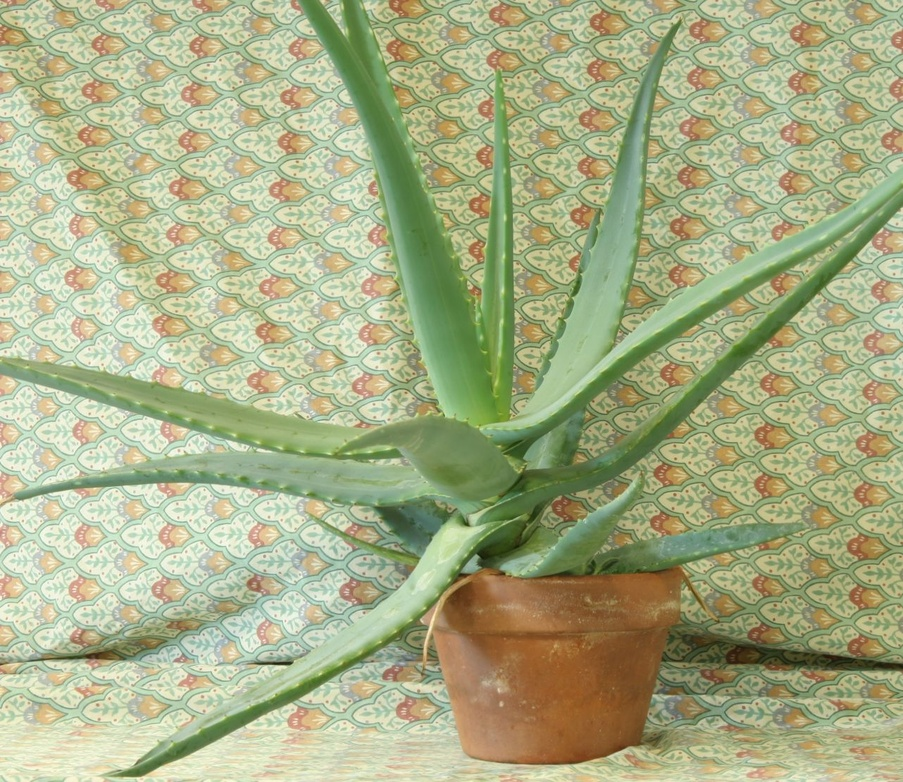
//> input picture histo/file.jpg, 903 x 782 px, shrunk from 1282 x 1110 before the run
$ ./test ../file.jpg   (built with g++ and OpenCV 4)
//> lines starting //> are read from the running program, lines starting //| are printed output that depends on the picture; after the words box and inside, x2 and y2 are one past the last pixel; in counts of white or black regions, pixels touching at a corner belong together
#include "opencv2/highgui/highgui.hpp"
#include "opencv2/imgproc/imgproc.hpp"
#include <iostream>

using namespace cv;
using namespace std;

Mat imHist(Mat hist, float scaleX=1, float scaleY=1){
  double maxVal=0;
  minMaxLoc(hist, 0, &maxVal, 0, 0);
  int rows = 64; //default height size
  int cols = hist.rows; //get the width size from the histogram
  Mat histImg = Mat::zeros(rows*scaleX, cols*scaleY, CV_8UC3);
  //for each bin
  for(int i=0;i<cols-1;i++) {
    float histValue = hist.at<float>(i,0);
    float nextValue = hist.at<float>(i+1,0);
    Point pt1 = Point(i*scaleX, rows*scaleY);
    Point pt2 = Point(i*scaleX+scaleX, rows*scaleY);
    Point pt3 = Point(i*scaleX+scaleX, (rows-nextValue*rows/maxVal)*scaleY);
    Point pt4 = Point(i*scaleX, (rows-nextValue*rows/maxVal)*scaleY);

    int numPts = 5;
    Point pts[] = {pt1, pt2, pt3, pt4, pt1};

    fillConvexPoly(histImg, pts, numPts, Scalar(255,255,255));
  }
  return histImg;
}

int main( int argc, char** argv ) {
  // check for supplied argument
  if( argc < 2 ) {
    cout << "Usage: loadimg <filename>\n" << endl;
    return 1;
  }

  // load the image, load the image in grayscale
  Mat img = imread( argv[1], CV_LOAD_IMAGE_COLOR );
//> img is the input picture: 782 rows x 903 cols, CV_8UC3; mean B, G, R 134.2, 174.2, 168

  // always check
  if( img.data == NULL ) {
    cout << "Cannot load file " << argv[1] << endl;
    return 1;
  }

  //Hold the histogram
  MatND hist;
  Mat histImg;
  int nbins = 256; // lets hold 256 levels
  int hsize[] = { nbins }; // just one dimension
  float range[] = { 0, 255 };
  const float *ranges[] = { range };
  int chnls[] = {0};

  // create colors channels
  vector<Mat> colors;
  split(img, colors);
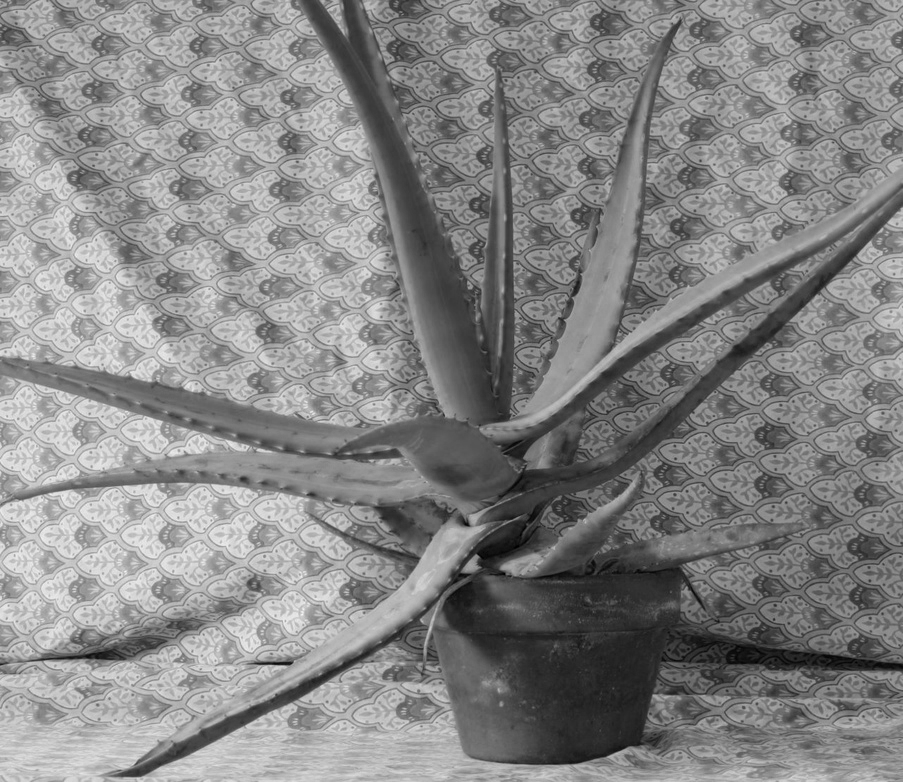
//> colors[0]: 782 rows x 903 cols, CV_8UC1; min 0, max 247, mean 134.2
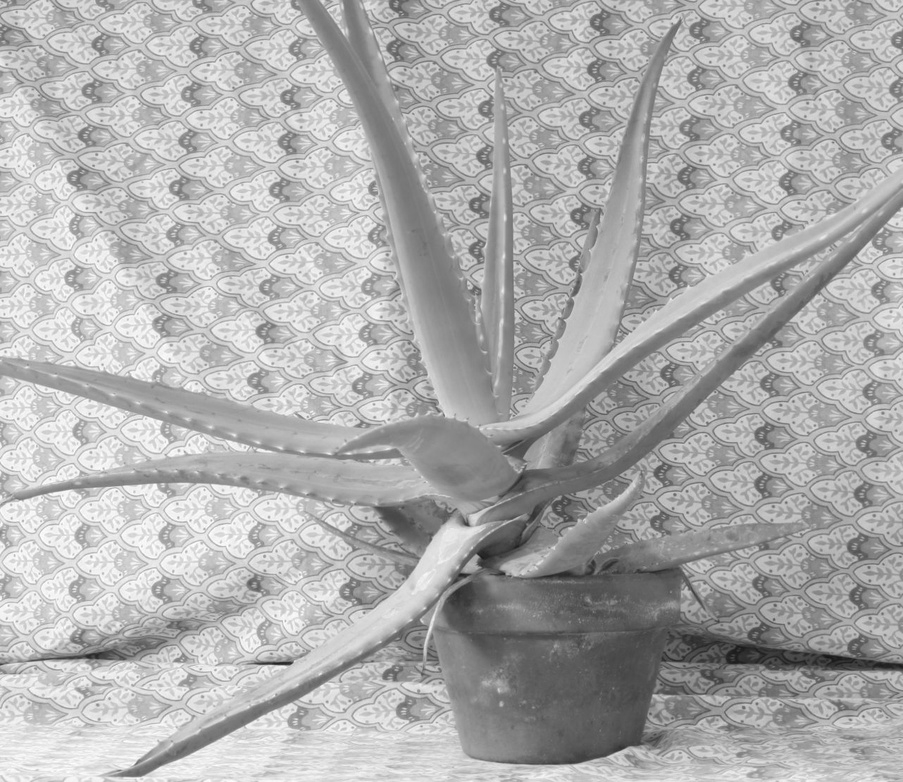
//> colors[1]: 782 rows x 903 cols, CV_8UC1; min 21, max 255, mean 174.2
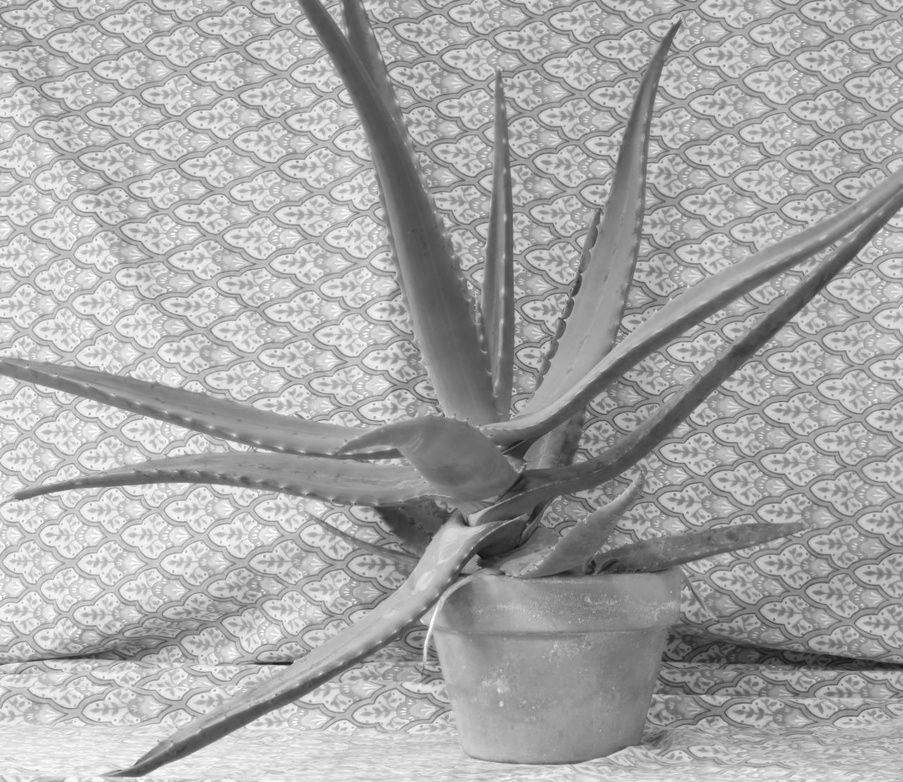
//> colors[2]: 782 rows x 903 cols, CV_8UC1; min 16, max 255, mean 168

  // compute for all colors
  calcHist(&colors[0], 1, chnls, Mat(), hist,1,hsize,ranges);
//> hist = 256 values, max 6534 at index 152, min 0 at index 240, mean 2758.4
  histImg = imHist(hist,3,3);
//> in imHist, `minMaxLoc(hist, 0, &maxVal, 0, 0);`: maxVal = 6534
//> the loop in imHist, `for(int i=0;i<cols-1;i++)` made 255 passes
//> (histValue, nextValue, pt3, pt4) on passes 1 to 3: (6, 2, Point(3, 191), Point(0, 191)), (2, 2, Point(6, 191), Point(3, 191)), (2, 6, Point(9, 191), Point(6, 191))
//> after the loop in imHist, `for(int i=0;i<cols-1;i++)`:
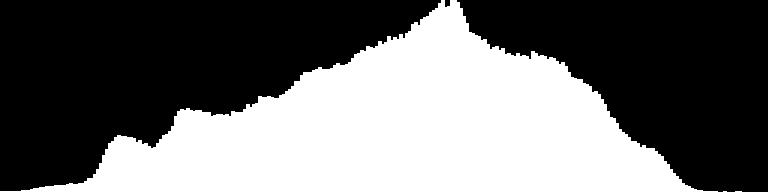
//> histImg: 192 rows x 768 cols, CV_8UC3; 42.7% white; 3 white regions (2 under 20 px), largest, box (x1, y1, x2, y2) and area: (0, 0, 718, 192) 62890
  imshow("Blue",histImg);

  calcHist(&colors[1], 1, chnls, Mat(), hist,1,hsize,ranges);
//> hist = 256 values, max 7591 at index 200, min 0 at index 0, mean 2758.2
  histImg = imHist(hist,3,3);
//> call 2 of imHist, with scaleX = 3, scaleY = 3
//> in imHist (call 2), `minMaxLoc(hist, 0, &maxVal, 0, 0);`: maxVal = 7591
//> the loop in imHist (call 2), `for(int i=0;i<cols-1;i++)` made 255 passes
//> (histValue, nextValue, pt3, pt4) on passes 1 to 3: (0, 0, Point(3, 192), Point(0, 192)), (0, 0, Point(6, 192), Point(3, 192)), (0, 0, Point(9, 192), Point(6, 192))
//> after the loop in imHist (call 2), `for(int i=0;i<cols-1;i++)`:
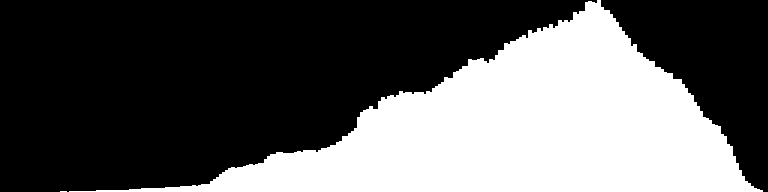
//> histImg: 192 rows x 768 cols, CV_8UC3; 36.8% white; 2 white regions (1 under 20 px), largest, box (x1, y1, x2, y2) and area: (69, 0, 763, 192) 54195
  imshow("Green",histImg);

  calcHist(&colors[2], 1, chnls, Mat(), hist,1,hsize,ranges);
//> hist = 256 values, max 6707 at index 194, min 0 at index 0, mean 2757.1
  histImg = imHist(hist,3,3);
//> call 3 of imHist, with scaleX = 3, scaleY = 3
//> in imHist (call 3), `minMaxLoc(hist, 0, &maxVal, 0, 0);`: maxVal = 6707
//> the loop in imHist (call 3), `for(int i=0;i<cols-1;i++)` made 255 passes
//> after the loop in imHist (call 3), `for(int i=0;i<cols-1;i++)`:
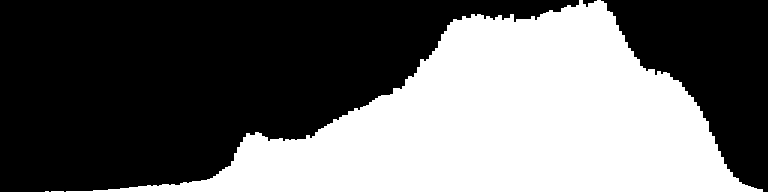
//> histImg: 192 rows x 768 cols, CV_8UC3; 41.5% white; 3 white regions (2 under 20 px), largest, box (x1, y1, x2, y2) and area: (66, 0, 763, 192) 61245
  imshow("Red",histImg);

  // show image
  imshow("Image", img);

  // wait until user press a key
  waitKey(0);

  // no need to release the memory, Mat do it for you
  return 0;
}
